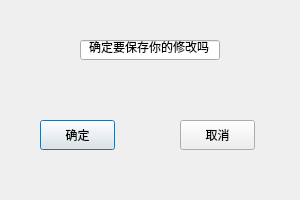
<?xml version="1.0" encoding="UTF-8"?>
<ui version="4.0">
 <class>TimetableSave</class>
 <widget class="QDialog" name="TimetableSave">
  <property name="geometry">
   <rect>
    <x>0</x>
    <y>0</y>
    <width>300</width>
    <height>200</height>
   </rect>
  </property>
  <property name="windowTitle">
   <string>保存</string>
  </property>
  <widget class="QLineEdit" name="lineEdit">
   <property name="geometry">
    <rect>
     <x>80</x>
     <y>40</y>
     <width>140</width>
     <height>20</height>
    </rect>
   </property>
   <property name="text">
    <string>确定要保存你的修改吗</string>
   </property>
   <property name="cursorPosition">
    <number>10</number>
   </property>
   <property name="alignment">
    <set>Qt::AlignmentFlag::AlignCenter</set>
   </property>
  </widget>
  <widget class="QPushButton" name="confirm">
   <property name="geometry">
    <rect>
     <x>40</x>
     <y>120</y>
     <width>75</width>
     <height>30</height>
    </rect>
   </property>
   <property name="text">
    <string>确定</string>
   </property>
  </widget>
  <widget class="QPushButton" name="cancel">
   <property name="geometry">
    <rect>
     <x>180</x>
     <y>120</y>
     <width>75</width>
     <height>30</height>
    </rect>
   </property>
   <property name="text">
    <string>取消</string>
   </property>
  </widget>
 </widget>
 <resources/>
 <connections>
  <connection>
   <sender>confirm</sender>
   <signal>clicked()</signal>
   <receiver>TimetableSave</receiver>
   <slot>accept()</slot>
   <hints>
    <hint type="sourcelabel">
     <x>81</x>
     <y>129</y>
    </hint>
    <hint type="destinationlabel">
     <x>144</x>
     <y>85</y>
    </hint>
   </hints>
  </connection>
  <connection>
   <sender>cancel</sender>
   <signal>clicked()</signal>
   <receiver>TimetableSave</receiver>
   <slot>reject()</slot>
   <hints>
    <hint type="sourcelabel">
     <x>229</x>
     <y>127</y>
    </hint>
    <hint type="destinationlabel">
     <x>259</x>
     <y>83</y>
    </hint>
   </hints>
  </connection>
 </connections>
</ui>
